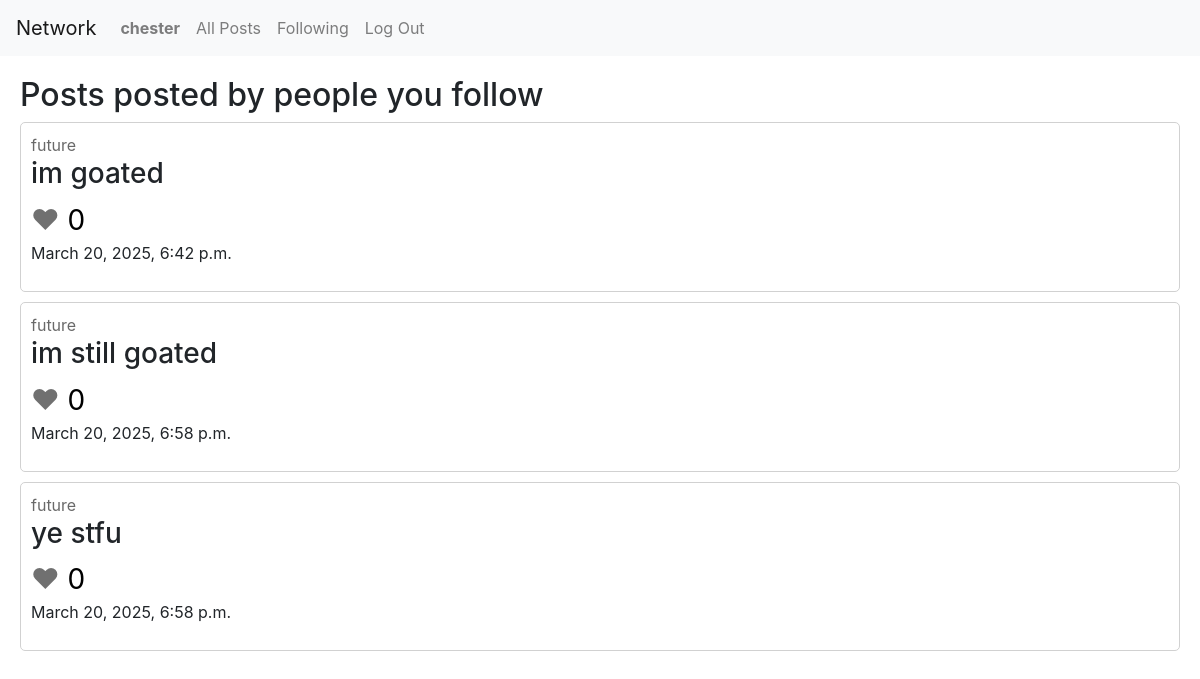
Before: /following (signed in) with the older database file.
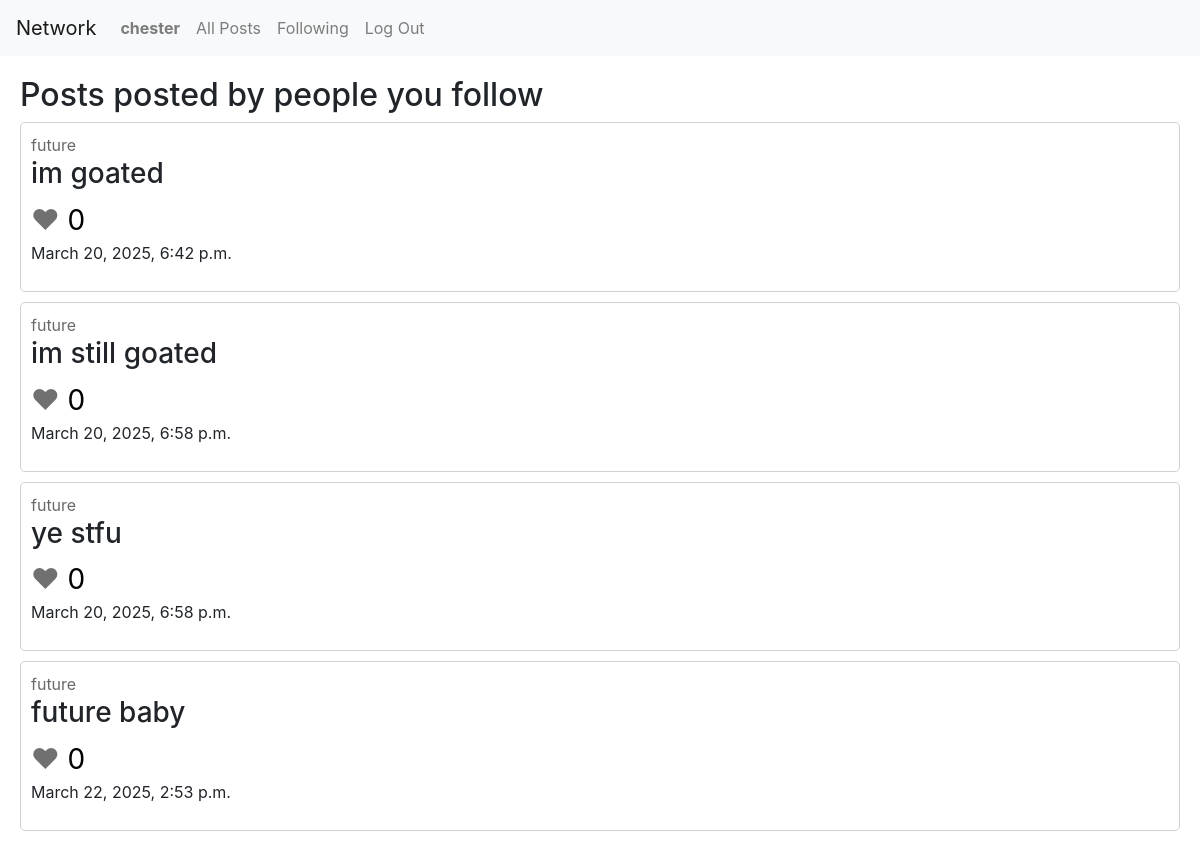
After: the same page with the newer database file.
### network/models.py (models this page shows)
class Post(models.Model):
    content = models.TextField(max_length=250)
    likes = models.IntegerField(default=0)
    creator = models.ForeignKey(User, on_delete=models.CASCADE)
    timestamp = models.DateTimeField(auto_now_add=True)

class User(AbstractUser):
    followers = models.ManyToManyField("self", blank=True, symmetrical=False, related_name="following_users")
    following = models.ManyToManyField("self", blank=True, symmetrical=False, related_name="followers_users")

### network/views.py (the view)
# urls.py: path("following", views.followed_posts, name="followed_posts"),
@login_required
def followed_posts(request):
    user = User.objects.get(username=request.user.username)
    all_posts = Post.objects.filter(creator__in=user.following.all())
    return render(request, "network/followed_posts.html", {
        "all_posts": all_posts
    })

### network/templates/network/followed_posts.html
{% extends "network/layout.html" %}
{% block body %}
    <h2>Posts posted by people you follow</h2>
    {% include 'network/posts.html' %}
{% endblock %}

### network/templates/network/posts.html (shortened to what this page needs)
{% for post in all_posts %}
    <div class="post">
        <span><a href="{% url 'user_account' post.creator %}" class="user-link">{{ post.creator }}</a></span>
        <h3 class="post-content">{{ post.content }}</h3>
        <span class="heart">&hearts;</span><span class="likes"> {{ post.likes }}</span>
        <p>
        <span>{{ post.timestamp }}</span>
        </p>
    </div>
    {% empty %}
    <h3>No posts at the moment</h3>
{% endfor %}

Changed rows visible on the page:
added Post: creator "future", content "future baby", likes "0", timestamp "March 22, 2025, 2:53 p.m."
